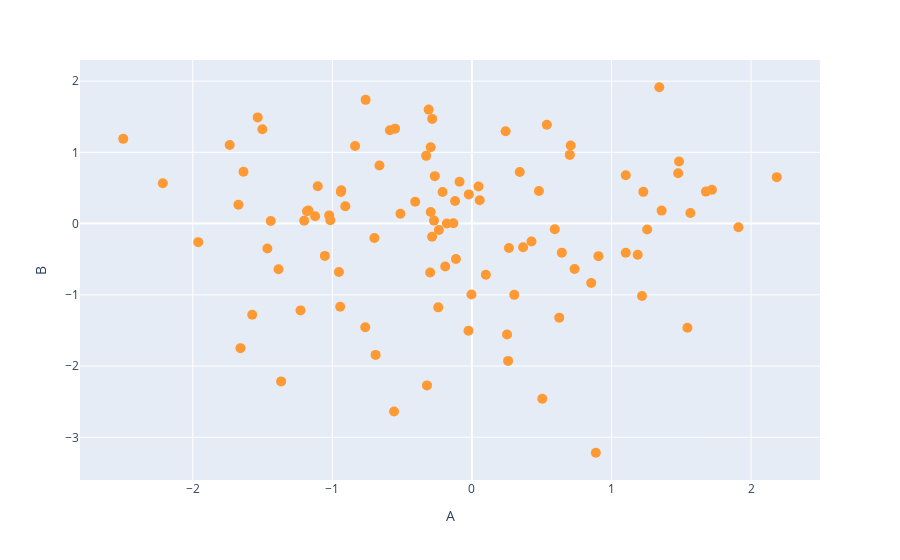

This figure's notebook cell:
### Markdown cell above
## Scatter

### Code cell
# Import required libraries if not already imported
import plotly.express as px
import pandas as pd
import numpy as np

fig = px.scatter(
    df,
    x='A',
    y='B',
    color_discrete_sequence=['rgba(255, 153, 51, 1.0)'],  # Match your color
    size_max=10  # Use size_max if you have a size column; otherwise, set marker size below
)

fig.update_traces(marker=dict(size=10))

# Show the plot
fig.show()
